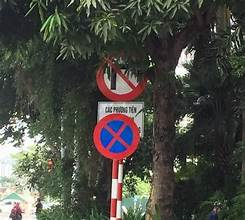
#> input picture image/OIP (1).jpg, 245 x 220 px
$ python run_classical_detector_debug.py --image '../image/OIP (1).jpg'
#> lines starting #> are read from the running program, lines starting #| are printed output that depends on the picture; after the words box and inside, x2 and y2 are one past the last pixel; in counts of white or black regions, pixels touching at a corner belong together
### src/classical_detector.py
from __future__ import annotations

import json
from dataclasses import asdict
from dataclasses import dataclass
from pathlib import Path
from typing import Any
from typing import Literal
from typing import TypedDict

import cv2
import numpy as np

from cv_region_proposal import Box
from cv_region_proposal import DetectorConfig
from cv_region_proposal import propose_regions


class ClassicalDetectorOutput(TypedDict, total=False):
    bboxes: list[list[int]]
    scores: list[float]
    debug: dict[str, Any]


@dataclass(frozen=True)
class ClassicalDetectorParams:
    proposal: DetectorConfig = DetectorConfig()
    det_threshold: float = 0.25


def _coerce_tuple3(value: Any) -> tuple[int, int, int]:
    if isinstance(value, tuple) and len(value) == 3:
        return tuple(int(x) for x in value)  # type: ignore[return-value]
    if isinstance(value, list) and len(value) == 3:
        return (int(value[0]), int(value[1]), int(value[2]))
    raise ValueError(f"Expected 3-int list/tuple, got: {value!r}")


def load_params(path: str | Path) -> ClassicalDetectorParams:
    """Load detector parameters from a JSON file.

    The JSON keys match fields of `DetectorConfig` plus an extra `det_threshold`.
    """
#> called with path = 'configs/classical_detector.json'

    p = Path(path)
    raw = json.loads(p.read_text(encoding="utf-8"))
#> (reads configs/classical_detector.json from the repository)
    if not isinstance(raw, dict):
        raise ValueError("Config JSON must be an object")

    det_threshold = float(raw.pop("det_threshold", 0.25))

    # Convert list -> tuple for HSV thresholds.
    for key in (
        "red_1",
        "red_2",
        "red_3",
        "red_4",
        "blue_1",
        "blue_2",
        "yellow_1",
        "yellow_2",
    ):
        if key in raw:
            raw[key] = _coerce_tuple3(raw[key])
#> in main, bgr is the input picture: shape (220, 245, 3); mean B, G, R 67.2, 74.8, 74.3

    proposal = DetectorConfig(**raw)
    return ClassicalDetectorParams(proposal=proposal, det_threshold=det_threshold)


def _clip_xyxy(x1: int, y1: int, x2: int, y2: int, w: int, h: int) -> tuple[int, int, int, int]:
    x1 = max(0, min(w - 1, int(x1)))
    y1 = max(0, min(h - 1, int(y1)))
    x2 = max(0, min(w, int(x2)))
    y2 = max(0, min(h, int(y2)))
    if x2 <= x1:
        x2 = min(w, x1 + 1)
    if y2 <= y1:
        y2 = min(h, y1 + 1)
    return x1, y1, x2, y2


def detect_classical(
    image_rgb: np.ndarray,
    params: ClassicalDetectorParams | None = None,
    *,
    return_debug: bool = False,
    min_side: int = 12,
) -> ClassicalDetectorOutput:
    """Classical traffic sign candidate detector (image-only).

    Contract (for integration):
    - Input: RGB image, any size.
    - Output:
      - `bboxes`: list of pixel boxes [x1,y1,x2,y2] (int) on original image.
      - `scores`: list of floats in [0,1] (rule-based).
      - `debug`: optional debug images (BGR) when return_debug=True.

    Notes:
    - Bboxes are clipped to image bounds.
    - Very small boxes (< min_side x min_side) are filtered out.
    - Internally uses `src/cv_region_proposal.py` (Ch.2–Ch.4 pipeline).
    """

    if image_rgb.ndim != 3 or image_rgb.shape[2] != 3:
        raise ValueError("image_rgb must be HxWx3")

    cfg = params or ClassicalDetectorParams()

    # OpenCV works in BGR.
    image_bgr = cv2.cvtColor(image_rgb, cv2.COLOR_RGB2BGR)

    if return_debug:
        boxes, dbg = propose_regions(image_bgr, cfg.proposal, return_debug=True)
    else:
        boxes = propose_regions(image_bgr, cfg.proposal, return_debug=False)
        dbg = None

    h, w = image_bgr.shape[:2]

    # Apply a final threshold here (keeps `propose_regions` reusable).
    filtered: list[Box] = [b for b in boxes if float(b.score) >= float(cfg.det_threshold)]

    bboxes: list[list[int]] = []
    scores: list[float] = []
    for b in filtered:
        x1, y1, x2, y2 = _clip_xyxy(b.x1, b.y1, b.x2, b.y2, w, h)
        if (x2 - x1) < int(min_side) or (y2 - y1) < int(min_side):
            continue
        bboxes.append([int(x1), int(y1), int(x2), int(y2)])
        scores.append(float(np.clip(b.score, 0.0, 1.0)))

    out: ClassicalDetectorOutput = {"bboxes": bboxes, "scores": scores}
    if return_debug and dbg is not None:
        out["debug"] = {
            # these are BGR arrays (OpenCV) for convenient saving
            "preprocessed": dbg.get("preprocessed"),
            "mask_color": dbg.get("mask_color"),
            "edges": dbg.get("edges"),
            "combined": dbg.get("combined"),
            "overlay_shapes": dbg.get("overlay_shapes"),
            "overlay": dbg.get("overlay"),
        }

    return out

### src/cv_region_proposal.py
from __future__ import annotations

from dataclasses import dataclass
from dataclasses import field
from typing import Iterable
from typing import Literal
from typing import TypedDict

import cv2
import numpy as np


@dataclass
class Box:
    x1: int
    y1: int
    x2: int
    y2: int
    score: float
    # scoring breakdown (useful for reporting/debug)
    score_color: float = 0.0
    score_shape: float = 0.0
    score_edge: float = 0.0


@dataclass(frozen=True)
class DetectorConfig:
    # --- Ch.2: illumination + denoise ---
    gamma: float | None = 0.85
    clahe_clip_limit: float | None = 2.0
    clahe_grid_size: int = 8
    denoise: Literal["none", "median", "gaussian"] = "median"
    denoise_ksize: int = 3

    # --- Ch.2 + Ch.4: color thresholding (HSV) ---
    red_1: tuple[int, int, int] = (0, 70, 50)
    red_2: tuple[int, int, int] = (10, 255, 255)
    red_3: tuple[int, int, int] = (170, 70, 50)
    red_4: tuple[int, int, int] = (180, 255, 255)
    blue_1: tuple[int, int, int] = (90, 60, 50)
    blue_2: tuple[int, int, int] = (130, 255, 255)
    yellow_1: tuple[int, int, int] = (15, 70, 50)
    yellow_2: tuple[int, int, int] = (35, 255, 255)

    morph_kernel: int = 3
    morph_open_iter: int = 1
    morph_close_iter: int = 2

    # --- Ch.3: edges + shape priors ---
    canny_low: int = 80
    canny_high: int = 160
    edge_dilate_iter: int = 1

    polygon_eps_ratio: float = 0.03
    use_hough_circle: bool = True
    use_hough_lines: bool = True
    hough_max_dim: int = 720
    hough_dp: float = 1.2
    hough_param1: float = 120
    hough_param2: float = 28
    hough_min_radius: int = 8
    hough_max_radius: int = 0

    hough_lines_rho: float = 1.0
    hough_lines_theta_deg: float = 1.0
    hough_lines_threshold: int = 60
    hough_lines_min_line_length: int = 25
    hough_lines_max_line_gap: int = 8

    # --- Filtering + scoring ---
    min_area_ratio: float = 0.0001
    min_area_abs: int = 50
    min_side: int = 12
    aspect_min: float = 0.4
    aspect_max: float = 1.8
    nms_iou: float = 0.35

    # Expand boxes (useful when the contour captures only the sign interior but GT includes border/background)
    bbox_pad_ratio: float = 0.25

    # scoring weights (keep simple + reportable)
    w_color: float = 0.45
    w_shape: float = 0.35
    w_edge: float = 0.20

    # thresholds
    min_color_ratio: float = 0.05
    min_circularity: float = 0.15
    min_fill: float = 0.12
    min_solidity: float = 0.0


class DebugOutputs(TypedDict, total=False):
    preprocessed: np.ndarray
    mask_color: np.ndarray
    edges: np.ndarray
    combined: np.ndarray
    overlay_shapes: np.ndarray
    overlay: np.ndarray


def _downscale_for_hough(gray: np.ndarray, max_dim: int) -> tuple[np.ndarray, float]:
    """Return (resized_gray, scale) where scale maps resized -> original."""
    h, w = gray.shape[:2]
    if max_dim <= 0:
        return gray, 1.0
    m = max(h, w)
    if m <= max_dim:
        return gray, 1.0
    scale = m / float(max_dim)
    new_w = max(1, int(round(w / scale)))
    new_h = max(1, int(round(h / scale)))
    resized = cv2.resize(gray, (new_w, new_h), interpolation=cv2.INTER_AREA)
    return resized, scale


def _apply_gamma(image_bgr: np.ndarray, gamma: float) -> np.ndarray:
#> called with gamma = 0.85
    if gamma <= 0:
        return image_bgr
    inv = 1.0 / gamma
    table = (np.power(np.arange(256, dtype=np.float32) / 255.0, inv) * 255.0).clip(0, 255).astype(np.uint8)
    return cv2.LUT(image_bgr, table)


def _apply_clahe(image_bgr: np.ndarray, clip_limit: float, grid_size: int) -> np.ndarray:
#> called with clip_limit = 2, grid_size = 8
    lab = cv2.cvtColor(image_bgr, cv2.COLOR_BGR2LAB)
#> lab: shape (220, 245, 3); mean of channels 0, 1, 2 64.6, 126.7, 132.8
    l, a, b = cv2.split(lab)
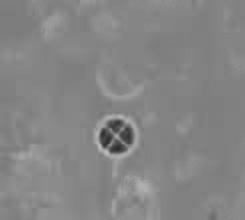
#> b: shape (220, 245); min 43, max 187, mean 132.8
    clahe = cv2.createCLAHE(clipLimit=float(clip_limit), tileGridSize=(int(grid_size), int(grid_size)))
    l2 = clahe.apply(l)
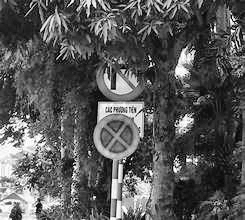
#> l2: shape (220, 245); min 1, max 255, mean 87.6
    merged = cv2.merge((l2, a, b))
#> merged: shape (220, 245, 3); mean of channels 0, 1, 2 87.6, 126.7, 132.8
    return cv2.cvtColor(merged, cv2.COLOR_LAB2BGR)


def _apply_denoise(image_bgr: np.ndarray, mode: str, ksize: int) -> np.ndarray:
#> called with mode = 'median', ksize = 3
    ksize = int(ksize)
    if ksize <= 1:
        return image_bgr
    if mode == "median":
        return cv2.medianBlur(image_bgr, ksize if ksize % 2 == 1 else ksize + 1)
    if mode == "gaussian":
        k = ksize if ksize % 2 == 1 else ksize + 1
        return cv2.GaussianBlur(image_bgr, (k, k), 0)
    return image_bgr


def _iou(a: Box, b: Box) -> float:
    inter_x1 = max(a.x1, b.x1)
    inter_y1 = max(a.y1, b.y1)
    inter_x2 = min(a.x2, b.x2)
    inter_y2 = min(a.y2, b.y2)

    inter_w = max(0, inter_x2 - inter_x1)
    inter_h = max(0, inter_y2 - inter_y1)
    inter_area = inter_w * inter_h

    area_a = max(0, a.x2 - a.x1) * max(0, a.y2 - a.y1)
    area_b = max(0, b.x2 - b.x1) * max(0, b.y2 - b.y1)
    union = area_a + area_b - inter_area
    return inter_area / union if union > 0 else 0.0


def _nms(boxes: Iterable[Box], threshold: float = 0.4) -> list[Box]:
    ordered = sorted(boxes, key=lambda b: b.score, reverse=True)
    kept: list[Box] = []

    while ordered:
        current = ordered.pop(0)
        kept.append(current)
        ordered = [b for b in ordered if _iou(current, b) < threshold]

    return kept


def propose_regions(
    image: np.ndarray,
    config: DetectorConfig | None = None,
    *,
    return_debug: bool = False,
) -> list[Box] | tuple[list[Box], DebugOutputs]:
    """Classical CV region proposal for traffic sign candidates.

    - Input: BGR image (OpenCV).
    - Output: list[Box] in pixel coordinates + heuristic score.
    - Designed for detect(1-class) → crop → classify(43+bg) pipeline.
    """

    cfg = config or DetectorConfig()

    work = image
    if cfg.gamma is not None:
        work = _apply_gamma(work, float(cfg.gamma))
    if cfg.clahe_clip_limit is not None:
        work = _apply_clahe(work, float(cfg.clahe_clip_limit), int(cfg.clahe_grid_size))
    work = _apply_denoise(work, cfg.denoise, int(cfg.denoise_ksize))

    hsv = cv2.cvtColor(work, cv2.COLOR_BGR2HSV)
#> hsv: shape (220, 245, 3); mean H, S, V 55.4, 43.8, 90.1
    lower_red_1 = np.array(cfg.red_1, dtype=np.uint8)
    upper_red_1 = np.array(cfg.red_2, dtype=np.uint8)
    lower_red_2 = np.array(cfg.red_3, dtype=np.uint8)
    upper_red_2 = np.array(cfg.red_4, dtype=np.uint8)
    mask_red = cv2.inRange(hsv, lower_red_1, upper_red_1) | cv2.inRange(hsv, lower_red_2, upper_red_2)
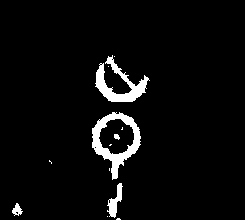
#> mask_red: shape (220, 245); 4.4% white; 13 white regions (8 under 20 px), largest, box (x1, y1, x2, y2) and area: (92, 112, 141, 180) 1109, (95, 55, 150, 102) 916, (107, 183, 123, 218) 238, (12, 203, 23, 216) 79, (114, 134, 120, 140) 26

    lower_blue = np.array(cfg.blue_1, dtype=np.uint8)
    upper_blue = np.array(cfg.blue_2, dtype=np.uint8)
    mask_blue = cv2.inRange(hsv, lower_blue, upper_blue)
#> mask_blue: shape (220, 245); 1.1% white; 7 white regions (2 under 20 px), largest, box (x1, y1, x2, y2) and area: (100, 129, 113, 147) 156, (120, 126, 133, 144) 155, (110, 141, 126, 153) 121, (108, 121, 123, 132) 110, (209, 214, 215, 220) 30

    lower_yellow = np.array(cfg.yellow_1, dtype=np.uint8)
    upper_yellow = np.array(cfg.yellow_2, dtype=np.uint8)
    mask_yellow = cv2.inRange(hsv, lower_yellow, upper_yellow)
#> mask_yellow: shape (220, 245); 0.61% white in thin lines or dots, all inside (x1, y1, x2, y2) = (2, 11, 227, 220)

    kernel = np.ones((int(cfg.morph_kernel), int(cfg.morph_kernel)), np.uint8)

    # Apply morphology per-color to avoid connecting adjacent objects of different colors.
    mask_red = cv2.morphologyEx(mask_red, cv2.MORPH_OPEN, kernel, iterations=int(cfg.morph_open_iter))
#> mask_red: shape (220, 245); 4.2% white; 6 white regions (1 under 20 px), largest, box (x1, y1, x2, y2) and area: (92, 112, 141, 179) 1084, (96, 57, 148, 102) 876, (108, 183, 122, 217) 225, (12, 204, 22, 214) 67, (114, 134, 119, 139) 23
    mask_red = cv2.morphologyEx(mask_red, cv2.MORPH_CLOSE, kernel, iterations=int(cfg.morph_close_iter))
#> mask_red: shape (220, 245); 4.3% white; 6 white regions (1 under 20 px), largest, box (x1, y1, x2, y2) and area: (92, 112, 141, 179) 1090, (96, 57, 148, 102) 885, (108, 183, 122, 217) 225, (12, 204, 22, 214) 71, (114, 134, 119, 139) 23
    mask_blue = cv2.morphologyEx(mask_blue, cv2.MORPH_OPEN, kernel, iterations=int(cfg.morph_open_iter))
#> mask_blue: shape (220, 245); 1% white; 5 white regions, box (x1, y1, x2, y2) and area: (100, 129, 112, 146) 152, (121, 127, 133, 144) 151, (111, 141, 125, 153) 118, (109, 121, 122, 131) 104, (209, 214, 215, 220) 30
    mask_blue = cv2.morphologyEx(mask_blue, cv2.MORPH_CLOSE, kernel, iterations=int(cfg.morph_close_iter))
#> mask_blue: shape (220, 245); 1.2% white; 2 white regions, box (x1, y1, x2, y2) and area: (100, 121, 133, 153) 628, (209, 214, 215, 220) 30
    mask_yellow = cv2.morphologyEx(mask_yellow, cv2.MORPH_OPEN, kernel, iterations=int(cfg.morph_open_iter))
#> mask_yellow: shape (220, 245); 0.24% white; 3 white regions (1 under 20 px), largest, box (x1, y1, x2, y2) and area: (148, 186, 155, 199) 61, (148, 205, 154, 220) 60
    mask_yellow = cv2.morphologyEx(mask_yellow, cv2.MORPH_CLOSE, kernel, iterations=int(cfg.morph_close_iter))
#> mask_yellow: shape (220, 245); 0.27% white; 2 white regions, box (x1, y1, x2, y2) and area: (148, 205, 159, 220) 86, (148, 186, 155, 199) 61

    mask_color = cv2.bitwise_or(cv2.bitwise_or(mask_red, mask_blue), mask_yellow)
#> mask_color: shape (220, 245); 5.8% white; 9 white regions (1 under 20 px), largest, box (x1, y1, x2, y2) and area: (92, 112, 141, 179) 1718, (96, 57, 148, 102) 885, (108, 183, 122, 217) 225

    gray = cv2.cvtColor(work, cv2.COLOR_BGR2GRAY)
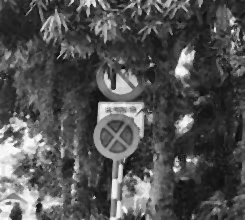
#> gray: shape (220, 245); min 7, max 255, mean 82.2
    edges = cv2.Canny(gray, int(cfg.canny_low), int(cfg.canny_high))
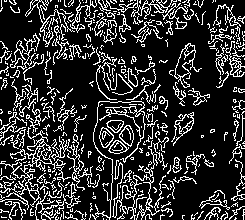
#> edges: shape (220, 245); 19.7% white in thin lines or dots
    if cfg.edge_dilate_iter > 0:
        edges = cv2.dilate(edges, kernel, iterations=int(cfg.edge_dilate_iter))
#> edges: shape (220, 245); 58.8% white; 351 black regions (284 under 20 px), largest, box (x1, y1, x2, y2) and area: (65, 0, 245, 220) 11016, (47, 54, 111, 220) 3481, (0, 0, 41, 51) 1233

    combined = cv2.bitwise_or(mask_color, edges)
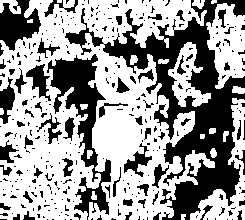
#> combined: shape (220, 245); 60.4% white; 340 black regions (278 under 20 px)

    # Find contours per-color to avoid different-color adjacency merging (e.g., yellow sign touching a blue billboard).
    contours = []
    for _mask in (mask_red, mask_blue, mask_yellow):
        cs, _ = cv2.findContours(_mask, cv2.RETR_EXTERNAL, cv2.CHAIN_APPROX_SIMPLE)
        contours.extend(cs)
#> this loop made 3 passes
#> after the loop, contours = 9 contours, 1 with area under 20; largest, box (x1, y1, x2, y2) and area: (92, 112, 141, 179) 1893, (96, 57, 148, 102) 766, (100, 121, 133, 153) 664, (108, 183, 122, 217) 184, (148, 205, 159, 220) 64, (12, 204, 22, 214) 56, (148, 186, 155, 199) 45, (209, 214, 215, 220) 20

    height, width = image.shape[:2]
    min_area = max(int(cfg.min_area_abs), int(cfg.min_area_ratio * width * height))

    # Optional Hough circle prior (Ch.3). We use it as a weak signal.
    circles = None
    if cfg.use_hough_circle:
        hough_gray, scale = _downscale_for_hough(gray, int(cfg.hough_max_dim))
#> scale = 1
        circles = cv2.HoughCircles(
            hough_gray,
            cv2.HOUGH_GRADIENT,
            dp=float(cfg.hough_dp),
            minDist=max(20, min(hough_gray.shape[:2]) // 20),
            param1=float(cfg.hough_param1),
            param2=float(cfg.hough_param2),
            minRadius=int(cfg.hough_min_radius),
            maxRadius=int(cfg.hough_max_radius),
        )
#> circles = 94 rows, first 8: [120.6, 97.8, 98.48], [90.6, 114.6, 89.96], [101.4, 91.8, 85.52], [96.6, 138.6, 78.8], [125.4, 72.6, 73.16], [171, 83.4, 74.48], [81, 79.8, 65.84], [66.6, 100.2, 65.72]
        if circles is not None and circles.size:
            circles = np.round(circles[0, :, :]).astype(int)
#> circles = 94 rows, first 8: [121, 98, 98], [91, 115, 90], [101, 92, 86], [97, 139, 79], [125, 73, 73], [171, 83, 74], [81, 80, 66], [67, 100, 66]
            if scale != 1.0:
                circles[:, 0:2] = np.round(circles[:, 0:2] * scale).astype(int)
                circles[:, 2] = np.round(circles[:, 2] * scale).astype(int)
        else:
            circles = None

    # Optional Hough line prior (Ch.3). Again, weak signal.
    lines = None
    if cfg.use_hough_lines:
        hough_edges, scale = _downscale_for_hough(edges, int(cfg.hough_max_dim))
        theta = float(cfg.hough_lines_theta_deg) * np.pi / 180.0
        raw_lines = cv2.HoughLinesP(
            hough_edges,
            rho=float(cfg.hough_lines_rho),
            theta=theta,
            threshold=int(cfg.hough_lines_threshold),
            minLineLength=int(cfg.hough_lines_min_line_length),
            maxLineGap=int(cfg.hough_lines_max_line_gap),
        )
#> raw_lines = 379 rows, first 6: [97, 157, 159, 95], [98, 152, 156, 94], [50, 219, 153, 116], [73, 161, 156, 78], [215, 50, 244, 21], [0, 187, 83, 104]
        if raw_lines is not None and raw_lines.size:
            lines = raw_lines.reshape(-1, 4).astype(int)
#> lines has the same summary as raw_lines
            if scale != 1.0:
                lines = np.round(lines * scale).astype(int)
        else:
            lines = None

    boxes: list[Box] = []
    for contour in contours:
        area = cv2.contourArea(contour)
        if area < min_area:
            continue

        x, y, w, h = cv2.boundingRect(contour)
        if w < int(cfg.min_side) or h < int(cfg.min_side):
            continue

        aspect = w / float(h)
        if aspect < float(cfg.aspect_min) or aspect > float(cfg.aspect_max):
            continue

        # Pad bbox after basic geometry filtering.
        pad = int(round(float(cfg.bbox_pad_ratio) * max(w, h)))
        if pad > 0:
            x1p = max(0, x - pad)
            y1p = max(0, y - pad)
            x2p = min(width, x + w + pad)
            y2p = min(height, y + h + pad)
            x, y, w, h = x1p, y1p, max(1, x2p - x1p), max(1, y2p - y1p)

        perimeter = cv2.arcLength(contour, True)
        if perimeter <= 0:
            continue

        hull = cv2.convexHull(contour)
        hull_area = cv2.contourArea(hull)
        solidity = float(area / hull_area) if hull_area > 0 else 0.0

        circularity = float(4.0 * np.pi * area / (perimeter * perimeter))
        fill = float(area / float(w * h))
        if (
            circularity < float(cfg.min_circularity)
            or fill < float(cfg.min_fill)
            or solidity < float(cfg.min_solidity)
        ):
            continue

        x1, y1, x2, y2 = int(x), int(y), int(x + w), int(y + h)
        x1 = max(0, min(width - 1, x1))
        y1 = max(0, min(height - 1, y1))
        x2 = max(0, min(width, x2))
        y2 = max(0, min(height, y2))
        if x2 <= x1 or y2 <= y1:
            continue

        roi_mask = mask_color[y1:y2, x1:x2]
        roi_edges = edges[y1:y2, x1:x2]
        box_area = float((x2 - x1) * (y2 - y1))
        color_ratio = float(np.count_nonzero(roi_mask)) / box_area if box_area > 0 else 0.0
        if color_ratio < float(cfg.min_color_ratio):
            continue

        edge_density = float(np.count_nonzero(roi_edges)) / box_area if box_area > 0 else 0.0

        # Polygon approximation (Ch.3 shape prior)
        eps = float(cfg.polygon_eps_ratio) * perimeter
        approx = cv2.approxPolyDP(contour, eps, True)
        vertices = int(len(approx))
        shape_score = 0.0
        if 3 <= vertices <= 5:
            shape_score = 0.75
        elif 6 <= vertices <= 10:
            shape_score = 0.55

        # Hough circle prior: boost if any circle center falls inside bbox.
        if circles is not None:
            for cx, cy, _r in circles:
                if x1 <= cx <= x2 and y1 <= cy <= y2:
                    shape_score = max(shape_score, 0.9)
                    break

        # Hough line prior: boost if multiple line midpoints fall inside bbox.
        if lines is not None:
            inside = 0
            for x3, y3, x4, y4 in lines:
                mx = (x3 + x4) // 2
                my = (y3 + y4) // 2
                if x1 <= mx <= x2 and y1 <= my <= y2:
                    inside += 1
                    if inside >= 2:
                        shape_score = max(shape_score, 0.8)
                        break

        score = (
            float(cfg.w_color) * color_ratio
            + float(cfg.w_shape) * shape_score
            + float(cfg.w_edge) * edge_density
        )
        score = float(np.clip(score, 0.0, 1.0))

        boxes.append(
            Box(
                x1=x1,
                y1=y1,
                x2=x2,
                y2=y2,
                score=score,
                score_color=float(color_ratio),
                score_shape=float(shape_score),
                score_edge=float(edge_density),
            )
        )
#> this loop made 9 passes
#> (area, aspect, pad, x1p) on passes 3, 4, 7: (184.5, 0.412, 8, 100), (1893, 0.731, 17, 75), (663.5, 1.03, 8, 92)
#> pass 3, in propose_regions, `roi_mask = mask_color[y1:y2, x1:x2]`:
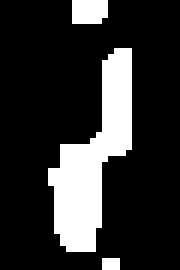
#> roi_mask: shape (45, 30) (shown 6 times larger); 18.8% white; 3 white regions (1 under 20 px), largest, box (x1, y1, x2, y2) and area: (8, 8, 22, 42) 225, (12, 0, 18, 4) 23
#> (the rest of the program and of its run is left out)
